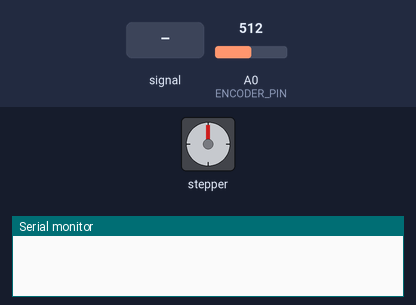
Recording of a sketch running on a simulated Arduino Uno, built with avr-gcc and run on an emulated ATmega328P. Shown: stepper motor, the last lines printed to the serial monitor. The inputs (shaded band) are chosen by the test bench; at power-on: A0 (ENCODER_PIN) = 512. Stepper angles assume 200 steps per turn.

Above: at 1.7 s.
1.8 s: A0 (ENCODER_PIN) fed a 2 Hz sine of ±306 counts around its level
At 2.4 s:
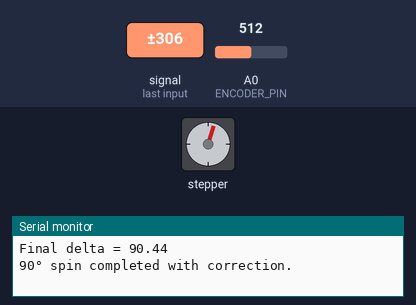
4.8 s: A0 (ENCODER_PIN) set to 716
7.8 s: A0 (ENCODER_PIN) set to 170
10.8 s: A0 (ENCODER_PIN) set to 4
13.8 s: A0 (ENCODER_PIN) set to 1
At 14.5 s:
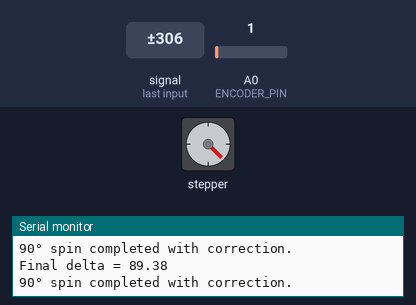
16.8 s: A0 (ENCODER_PIN) set to 900
Timing chart, 0 to 67.3 s (numbered marks = the images above; inputs shaded):
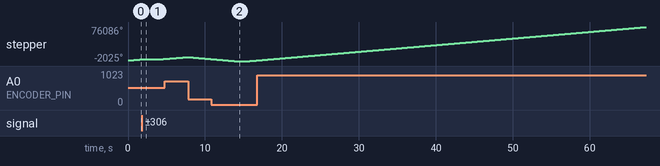

Measured:
- the behaviour switches between 3 and 2 on A0 (ENCODER_PIN) (found by bisection; images 1 and 2)

The sketch:

spin_blind_magn_selfcorrect.ino
```cpp
/*
this makes the stepper motor spin blind what it thinks 90 degrees is,
then the encoder checks if it's actually 90 degrees +/-5 degrees and makes the motor self correct
*/

#include <AccelStepper.h>

const int STEP_PIN = 8;
const int DIR_PIN = 9;
const int ENCODER_PIN = A0;
const float RUN_SPEED = 1000;      // steps per second for blind spin
const float CORRECT_SPEED = 1000;  // steps per second for corrections
const float TARGET_DELTA = 90.0;   // target rotation per blind spin
const float TOLERANCE = 5.0;       // +/- degrees acceptable
const float MAXSPEED = 1000;
const float MAXACCEL = 1000;

AccelStepper stepper(AccelStepper::DRIVER, STEP_PIN, DIR_PIN);

// =========================
// Helper: angle delta with wrap-around
// =========================
float angleDifference(float start, float now) {
  float d = now - start;
  if (d < -180) d += 360;
  if (d > 180) d -= 360;
  return d;
}

// Read encoder and convert to angle
float readAngle() {
  int raw = analogRead(ENCODER_PIN);
  return raw * (360.0 / 1023.0);
}

// Spin a relative number of degrees (positive or negative) using encoder feedback
void spinWithCorrection(float degrees) {
  // 1️⃣ Read start angle
  float startAngle = readAngle();

  // 2️⃣ Blindly spin stepper by requested degrees (open loop)
  // Convert degrees to approximate stepper steps (optional: if you know steps per rev)
  stepper.setSpeed(RUN_SPEED);
  float blindTargetAngle = startAngle + degrees;

  // Keep spinning until roughly 90° rotation in open loop
  while (true) {
    stepper.runSpeed();
    float nowAngle = readAngle();
    float delta = angleDifference(startAngle, nowAngle);

    if (abs(delta) >= degrees) {
      break; // completed blind spin
    }
  }

  stepper.setSpeed(0); // stop blind spin

  // 3️⃣ Self-correction using encoder
  while (true) {
    float nowAngle = readAngle();
    float delta = angleDifference(startAngle, nowAngle);
    float error = degrees - delta; // how many degrees we are off

    // Check if within tolerance
    if (abs(error) <= TOLERANCE) {
      break; // done
    }

    // Spin forward or backward to correct
    stepper.setSpeed((error > 0 ? 1 : -1) * CORRECT_SPEED);
    while (true) {
      stepper.runSpeed();
      float newDelta = angleDifference(startAngle, readAngle());
      float newError = degrees - newDelta;
      if ((error > 0 && newDelta >= degrees) || (error < 0 && newDelta <= degrees)) {
        stepper.setSpeed(0);
        break;
      }
    }
  }

  stepper.setSpeed(0);
  Serial.print("Final delta = ");
  Serial.println(angleDifference(startAngle, readAngle()));
  Serial.println("90° spin completed with correction.");
}

void setup() {
  Serial.begin(9600);
  stepper.setMaxSpeed(MAXSPEED);
  stepper.setAcceleration(MAXACCEL);
  delay(500);
}

void loop() {
  spinWithCorrection(TARGET_DELTA);
  delay(2000); // wait before next 90° spin
}
```
